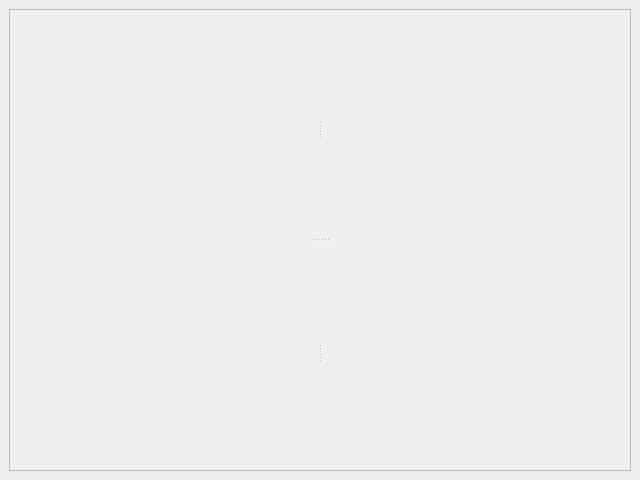
<?xml version="1.0" encoding="UTF-8"?>
<ui version="4.0">
 <class>MainWindow</class>
 <widget class="QMainWindow" name="MainWindow">
  <property name="geometry">
   <rect>
    <x>0</x>
    <y>0</y>
    <width>640</width>
    <height>480</height>
   </rect>
  </property>
  <property name="windowTitle">
   <string>Main Window</string>
  </property>
  <widget class="QWidget" name="centralwidget">
   <layout class="QGridLayout" name="gridLayout_2">
    <item row="0" column="0">
     <widget class="QFrame" name="frame">
      <property name="frameShape">
       <enum>QFrame::StyledPanel</enum>
      </property>
      <property name="frameShadow">
       <enum>QFrame::Raised</enum>
      </property>
      <layout class="QGridLayout" name="gridLayout">
       <item row="0" column="0">
        <widget class="QSplitter" name="splitter_3">
         <property name="orientation">
          <enum>Qt::Vertical</enum>
         </property>
         <widget class="QSplitter" name="splitter">
          <property name="orientation">
           <enum>Qt::Horizontal</enum>
          </property>
          <widget class="QWidget" name="widget_2" native="true">
           <layout class="QVBoxLayout" name="verticalLayout_6">
            <item>
             <layout class="QVBoxLayout" name="verticalLayout_2"/>
            </item>
           </layout>
          </widget>
          <widget class="QWidget" name="widget" native="true">
           <layout class="QVBoxLayout" name="verticalLayout_5">
            <item>
             <layout class="QVBoxLayout" name="verticalLayout"/>
            </item>
           </layout>
          </widget>
         </widget>
         <widget class="QSplitter" name="splitter_2">
          <property name="orientation">
           <enum>Qt::Horizontal</enum>
          </property>
          <widget class="QWidget" name="widget_3" native="true">
           <layout class="QVBoxLayout" name="verticalLayout_7">
            <item>
             <layout class="QVBoxLayout" name="verticalLayout_3"/>
            </item>
           </layout>
          </widget>
          <widget class="QWidget" name="widget_4" native="true">
           <layout class="QVBoxLayout" name="verticalLayout_8">
            <item>
             <layout class="QVBoxLayout" name="verticalLayout_4"/>
            </item>
           </layout>
          </widget>
         </widget>
        </widget>
       </item>
      </layout>
     </widget>
    </item>
   </layout>
  </widget>
 </widget>
 <resources>
  <include location="../example.qrc"/>
 </resources>
 <connections/>
</ui>
